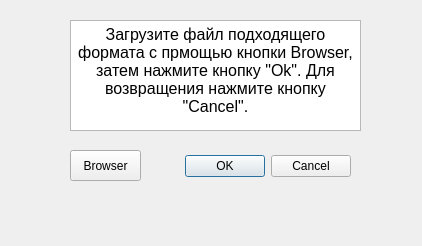
<?xml version="1.0" encoding="UTF-8"?>
<ui version="4.0">
 <class>Recognition</class>
 <widget class="QDialog" name="Recognition">
  <property name="geometry">
   <rect>
    <x>0</x>
    <y>0</y>
    <width>422</width>
    <height>246</height>
   </rect>
  </property>
  <property name="windowTitle">
   <string>Dialog</string>
  </property>
  <widget class="QDialogButtonBox" name="buttonBox">
   <property name="geometry">
    <rect>
     <x>180</x>
     <y>150</y>
     <width>171</width>
     <height>32</height>
    </rect>
   </property>
   <property name="orientation">
    <enum>Qt::Horizontal</enum>
   </property>
   <property name="standardButtons">
    <set>QDialogButtonBox::Cancel|QDialogButtonBox::Ok</set>
   </property>
  </widget>
  <widget class="QToolButton" name="toolButton">
   <property name="geometry">
    <rect>
     <x>70</x>
     <y>150</y>
     <width>71</width>
     <height>31</height>
    </rect>
   </property>
   <property name="text">
    <string>Browser</string>
   </property>
  </widget>
  <widget class="QTextEdit" name="textEdit">
   <property name="geometry">
    <rect>
     <x>70</x>
     <y>20</y>
     <width>291</width>
     <height>111</height>
    </rect>
   </property>
   <property name="html">
    <string>&lt;!DOCTYPE HTML PUBLIC &quot;-//W3C//DTD HTML 4.0//EN&quot; &quot;http://www.w3.org/TR/REC-html40/strict.dtd&quot;&gt;
&lt;html&gt;&lt;head&gt;&lt;meta name=&quot;qrichtext&quot; content=&quot;1&quot; /&gt;&lt;style type=&quot;text/css&quot;&gt;
p, li { white-space: pre-wrap; }
&lt;/style&gt;&lt;/head&gt;&lt;body style=&quot; font-family:'MS Shell Dlg 2'; font-size:8.25pt; font-weight:400; font-style:normal;&quot;&gt;
&lt;p align=&quot;center&quot; style=&quot; margin-top:0px; margin-bottom:0px; margin-left:0px; margin-right:0px; -qt-block-indent:0; text-indent:0px;&quot;&gt;&lt;span style=&quot; font-size:12pt;&quot;&gt;Загрузите файл подходящего формата с прмощью кнопки Browser, затем нажмите кнопку &amp;quot;Ok&amp;quot;. Для возвращения нажмите кнопку &amp;quot;Cancel&amp;quot;.&lt;/span&gt;&lt;/p&gt;&lt;/body&gt;&lt;/html&gt;</string>
   </property>
  </widget>
 </widget>
 <resources/>
 <connections>
  <connection>
   <sender>buttonBox</sender>
   <signal>accepted()</signal>
   <receiver>Recognition</receiver>
   <slot>accept()</slot>
   <hints>
    <hint type="sourcelabel">
     <x>248</x>
     <y>254</y>
    </hint>
    <hint type="destinationlabel">
     <x>157</x>
     <y>274</y>
    </hint>
   </hints>
  </connection>
  <connection>
   <sender>buttonBox</sender>
   <signal>rejected()</signal>
   <receiver>Recognition</receiver>
   <slot>reject()</slot>
   <hints>
    <hint type="sourcelabel">
     <x>316</x>
     <y>260</y>
    </hint>
    <hint type="destinationlabel">
     <x>286</x>
     <y>274</y>
    </hint>
   </hints>
  </connection>
 </connections>
</ui>
